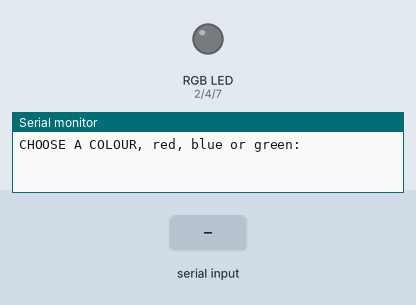
Recording of a sketch running on a simulated Arduino Uno, built with avr-gcc and run on an emulated ATmega328P. Parts: an RGB LED mixed from three pins (HIGH = lit), the last lines printed to the serial monitor. The test bench sets the inputs (shaded band).

Above: at 1.2 s.
1.3 s: "red" received over Serial
At 3.4 s:
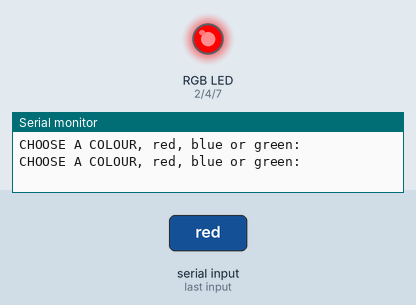
3.8 s: "green" received over Serial
At 5.3 s:
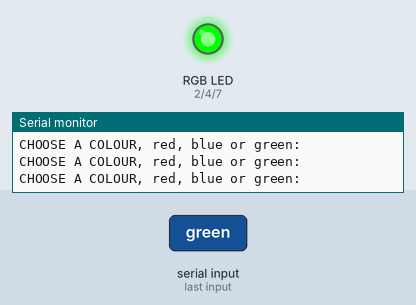
6.3 s: "blue" received over Serial
At 8.4 s:
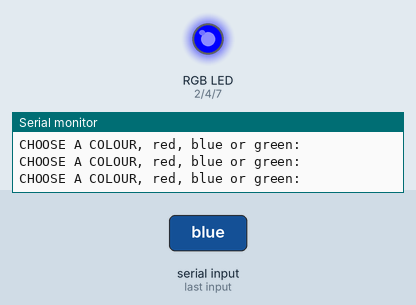
8.8 s: "off" received over Serial
At 10.3 s:
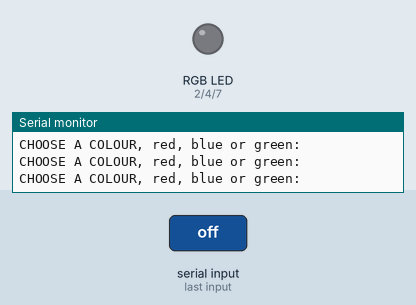
11.3 s: "aqua" received over Serial
At 13.4 s:
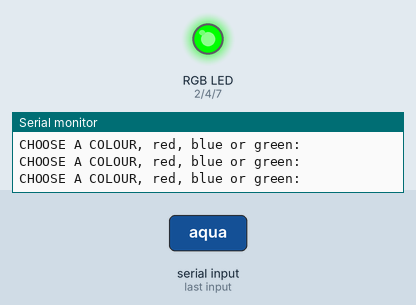
Timing chart, 0 to 14.8 s (numbered marks = the images above; inputs shaded):
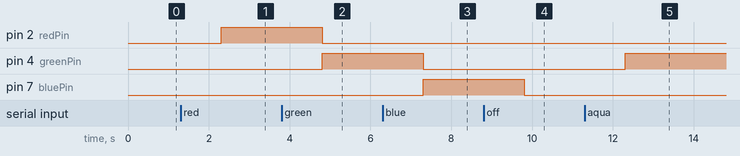

Measured:
- after the input at 1.3 s, pin 2 (redPin): LOW → HIGH after 1.0 s
- after the input at 3.8 s, pin 2 (redPin): HIGH → LOW after 1.0 s; pin 4 (greenPin): LOW → HIGH after 1.0 s
- after the input at 6.3 s, pin 4 (greenPin): HIGH → LOW after 1.0 s; pin 7 (bluePin): LOW → HIGH after 1.0 s
- after the input at 8.8 s, pin 7 (bluePin): HIGH → LOW after 1.0 s
- after the input at 11.3 s, pin 4 (greenPin): LOW → HIGH after 1.0 s

The sketch:

RGB_LED.ino
```cpp
int redPin = 2;
int greenPin = 4;
int bluePin=7;
String msg = "CHOOSE A COLOUR, red, blue or green: ";
String myColour;
void setup() {
  // put your setup code here, to run once:
Serial.begin(9600);
pinMode(redPin, OUTPUT);
pinMode(greenPin, OUTPUT);
pinMode(bluePin, OUTPUT);

}

void loop() {
  // put your main code here, to run repeatedly:
Serial.println(msg);
while (Serial.available()==0){

}
myColour=Serial.readString();

if (myColour=="red"){
  digitalWrite(redPin, HIGH);
  digitalWrite(greenPin, LOW);
  digitalWrite(bluePin, LOW);

}
if (myColour=="green"){
  digitalWrite(redPin, LOW);
  digitalWrite(greenPin, HIGH);
  digitalWrite(bluePin, LOW);

}
if (myColour=="blue"){
  digitalWrite(redPin, LOW);
  digitalWrite(greenPin, LOW);
  digitalWrite(bluePin, HIGH);

}
if (myColour=="off"){
  digitalWrite(redPin, LOW);
  digitalWrite(greenPin, LOW);
  digitalWrite(bluePin, LOW);
}
if (myColour=="aqua"){
  digitalWrite(redPin, LOW);
  analogWrite(greenPin, 255);
  analogWrite(bluePin, 127);
}


}
```
